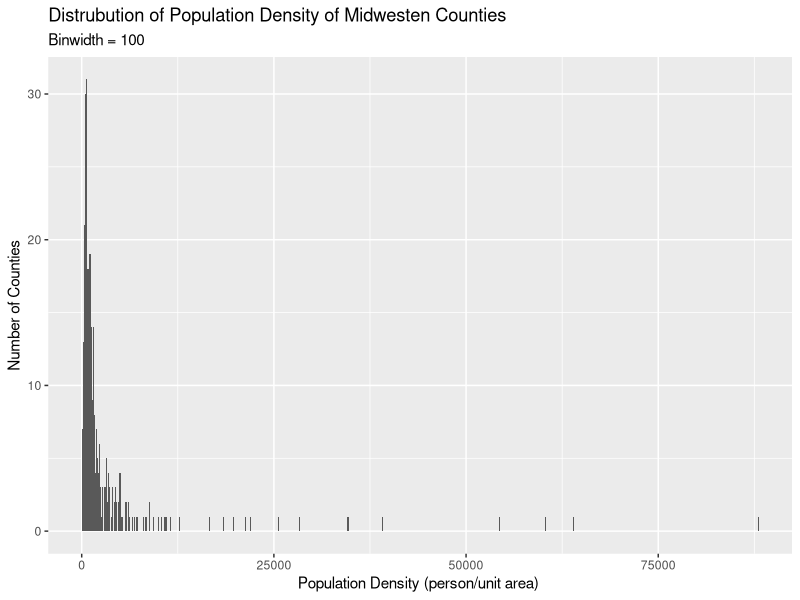
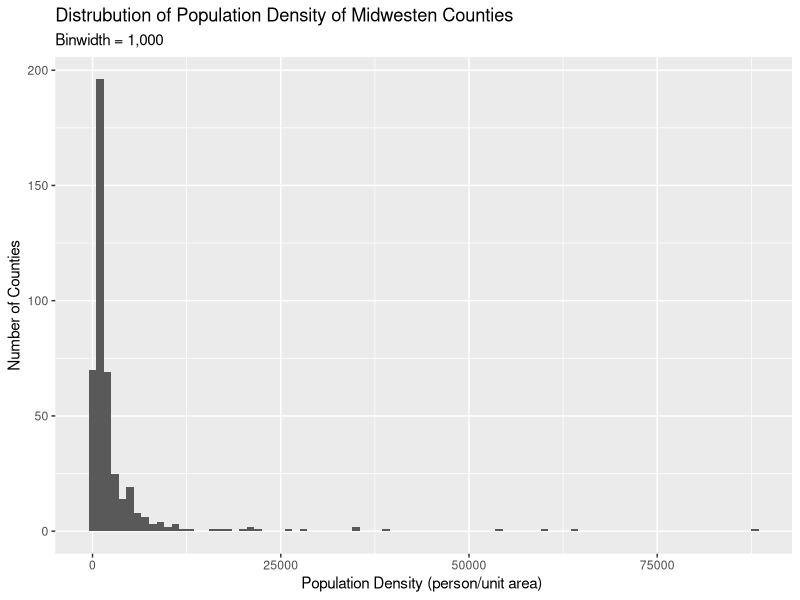
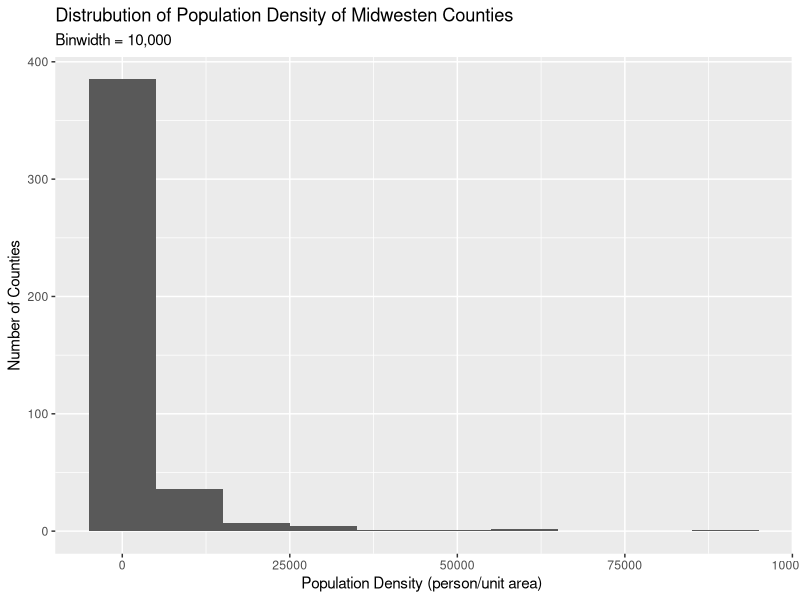
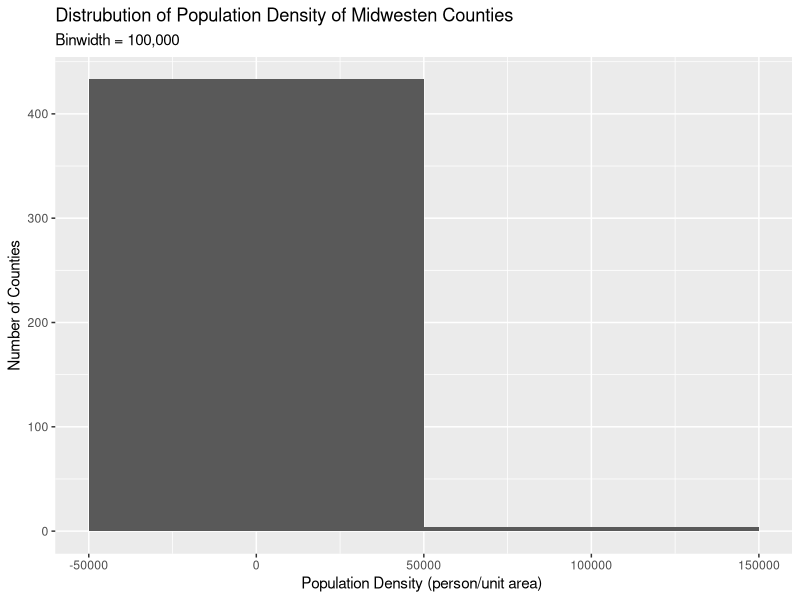

Here is the R script that generated these plots, in order:
## ---- chunk 1
library(tidyverse)
?midwest
## ---- chunk 2
ggplot(midwest, aes(x=popdensity))+
  geom_histogram(binwidth = 100) +
  labs(
   x = "Population Density (person/unit area) ",
    y = "Number of Counties",
    title = "Distrubution of Population Density of Midwesten Counties",
    subtitle = "Binwidth = 100"
  )
## ---- chunk 3
ggplot(midwest, aes(x=popdensity))+
  geom_histogram(binwidth = 1000) +
  labs(
     x = "Population Density (person/unit area) ",
    y = "Number of Counties",
    title = "Distrubution of Population Density of Midwesten Counties",
    subtitle = "Binwidth = 1,000"
  )
## ---- chunk 4
ggplot(midwest, aes(x=popdensity))+
  geom_histogram(binwidth = 10000) +
  labs(
    x = "Population Density (person/unit area) ",
    y = "Number of Counties",
    title = "Distrubution of Population Density of Midwesten Counties",
    subtitle = "Binwidth = 10,000"
  )
## ---- chunk 5
ggplot(midwest, aes(x=popdensity))+
  geom_histogram(binwidth = 100000) +
  labs(
    x = "Population Density (person/unit area) ",
    y = "Number of Counties",
    title = "Distrubution of Population Density of Midwesten Counties",
    subtitle = "Binwidth = 100,000"
  )
